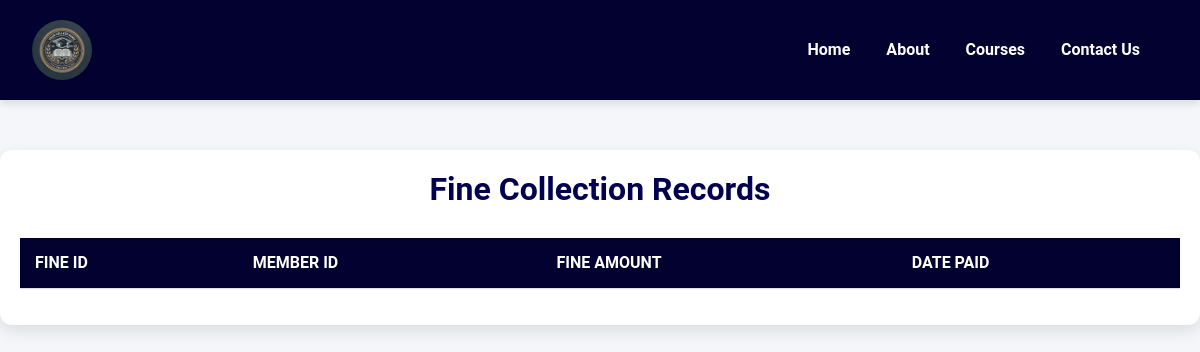
/show-fines/, run on an earlier commit of the app's database.
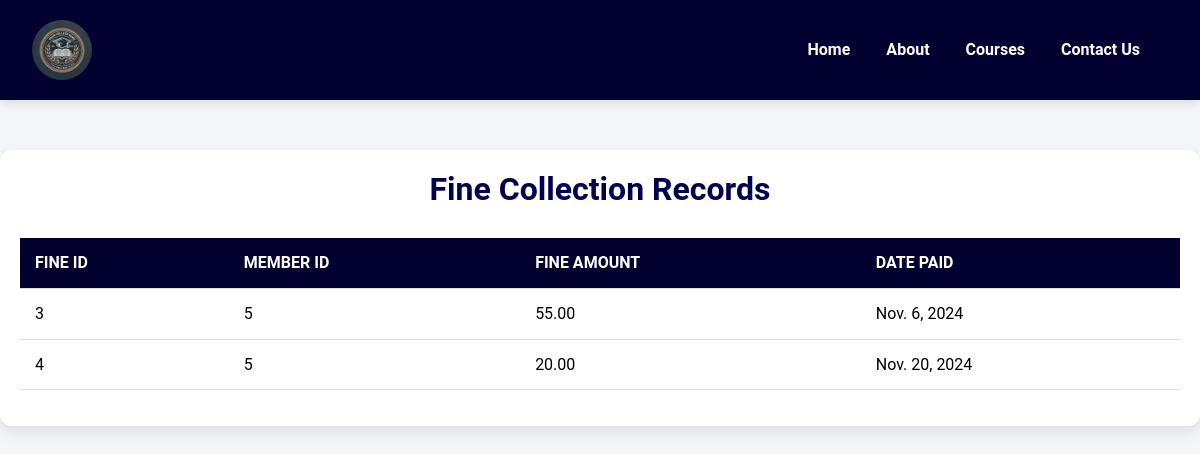
And on a later commit of the database.
### dbms/models.py (models this page shows, shortened)
class LibraryFineCollection(models.Model):
    id = models.AutoField(primary_key=True)
    member = models.ForeignKey(LibraryMember, on_delete=models.CASCADE)  # FK to RegisteredStudent
    amount = models.DecimalField(max_digits=10, decimal_places=2)
    date_paid = models.DateField()

### dbms/views.py (the view)
# urls.py: path('show-fines/', show_fines, name='show_fines'),
def show_fines(request):
    fines = LibraryFineCollection.objects.all()  # Fetch all fine entries
    context = {
        'fines': fines,
    }
    return render(request, 'show_fines.html', context)

### templates/show_fines.html (shortened to what this page needs)
{% load static %}
<!DOCTYPE html>
<html lang="en">
<head>
    <link rel="stylesheet" href="https://cdn.jsdelivr.net/npm/bootstrap@5.3.3/dist/css/bootstrap.min.css" />
    <link rel="stylesheet" href="https://cdn.jsdelivr.net/npm/bootstrap@5.3.3/dist/css/bootstrap.min.css" />
    <link rel="stylesheet" href="{% static 'lib.css' %}" />
</head>
<body>
    <nav class="navbar navbar-expand-lg">
        <div class="container-fluid">
            <a class="navbar-brand" href="#">
                <img src="{% static 'images/logo.png' %}" alt="College Logo" />
            </a>
            <div class="collapse navbar-collapse" id="navbarNav">
                <ul class="navbar-nav ms-auto">
                    <li class="nav-item">
                        <a class="nav-link" href="{% url 'home' %}"> <b>Home</b></a>
                    </li>
                    <li class="nav-item">
                        <a class="nav-link" href="{% url 'about' %}"> <b>About</b></a>
                    </li>
                    <li class="nav-item">
                        <a class="nav-link" href="{% url 'show_courses' %}"> <b>Courses</b></a>
                    </li>
                    <li class="nav-item">
                        <a class="nav-link" href="{% url 'contact' %}"> <b>Contact Us</b></a>
                    </li>
                </ul>
            </div>
        </div>
    </nav>
    <div class="container">
        <h2>Fine Collection Records</h2>
        <table class="table">
            <thead>
                <tr>
                    <th>Fine ID</th>
                    <th>Member ID</th>
                    <th>Fine Amount</th>
                    <th>Date Paid</th>
                </tr>
            </thead>
            <tbody>
                {% for fine in fines %}
                <tr>
                    <td>{{ fine.id }}</td>
                    <td>{{ fine.member_id }}</td>
                    <td>{{ fine.amount }}</td>
                    <td>{{ fine.date_paid }}</td>
                </tr>
                {% endfor %}
            </tbody>
        </table>
    </div>
</body>
</html>

What changed in the data, as far as the page shows it:
added LibraryFineCollection: id "3", member_id "5", amount "55.00", date_paid "Nov. 6, 2024"
added LibraryFineCollection: id "4", member_id "5", amount "20.00", date_paid "Nov. 20, 2024"
